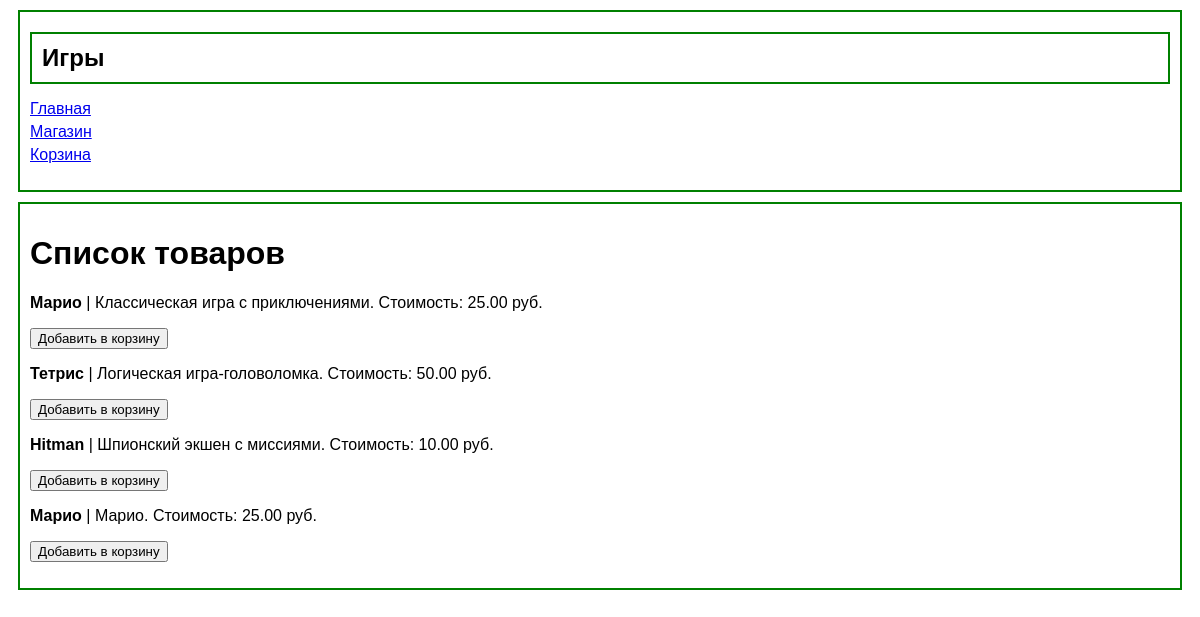
The app's page /shop/ with its own data.
### task1/models.py (models this page shows, shortened)
class Game(models.Model):
    title = models.CharField(max_length=200)
    cost = models.DecimalField(max_digits=10, decimal_places=2)
    size = models.DecimalField(max_digits=10, decimal_places=2)
    description = models.TextField()
    age_limited = models.BooleanField(default=False)
    buyer = models.ManyToManyField(Buyer, related_name='games')

### task1/views.py (the view)
# urls.py: path('shop/', views.shop, name='shop'),
def shop(request):
    games = Game.objects.all()
    return render(request, 'fourth_task/shop.html', {
        'games': games
    })

### task1/templates/fourth_task/shop.html (shortened to what this page needs)
{% extends 'fourth_task/menu.html' %}
{% block header %}Игры{% endblock %}
{% block content %}
    <h1>Список товаров</h1>
    <ul>
        {% for game in games %}
            <li>
                <p><strong>{{ game.title }}</strong> | {{ game.description }}. Стоимость: {{ game.cost }} руб.</p>
                <button>Добавить в корзину</button>
            </li>
        {% endfor %}
    </ul>
{% endblock %}

### task1/templates/fourth_task/menu.html (shortened to what this page needs)
<!DOCTYPE html>
<html lang="en">
<head>
</head>
<body>
    <header>
        <div class="page-header">
            {% block header %}{% endblock %}
        </div>
        <nav>
            <ul>
                {% block menu %}
                <li><a href="{% url 'home' %}">Главная</a></li>
                <li><a href="{% url 'shop' %}">Магазин</a></li>
                <li><a href="{% url 'cart' %}">Корзина</a></li>
                {% endblock %}
            </ul>
        </nav>
    </header>
    <main>
        {% block content %}{% endblock %}
    </main>
</body>
</html>

### task1/templates/fourth_task/menu.html (style rules this page uses)
body { font-family: Arial, sans-serif; }
header, main { border: 2px solid green; margin: 10px; padding: 10px; }
.page-header { border: 2px solid green; margin: 10px 0; padding: 10px; font-size: 24px; font-weight: bold; text-align: left; }
ul { list-style-type: none; padding: 0; }
ul li { margin: 5px 0; }

### records on screen
Game: title "Марио", description "Классическая игра с приключениями", cost "25.00"
Game: title "Тетрис", description "Логическая игра-головоломка", cost "50.00"
Game: title "Hitman", description "Шпионский экшен с миссиями", cost "10.00"
Game: title "Марио", description "Марио", cost "25.00"
